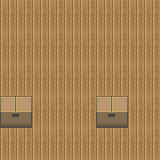

Below is a game level as drawn by its tile map, then a one-line description and the .tmx that defines it (tile-layer data replaced by summaries):
An orthogonal 5x5 tile map with 32x32 px tiles, 2 tile layers (Tile Layer 1, Tile Layer 2).

<map version="1.0" orientation="orthogonal" renderorder="right-down" width="5" height="5" tilewidth="32" tileheight="32" nextobjectid="1">
 <tileset firstgid="1" source="tileset2.tsx" />
 <layer name="Tile Layer 1" width="5" height="5">
  <data>[25 cells, 25 non-empty, 1 distinct tile ids]</data>
 </layer>
 <layer name="Tile Layer 2" width="5" height="5">
  <data>[25 cells, 2 non-empty, 1 distinct tile ids]</data>
 </layer>
</map>
